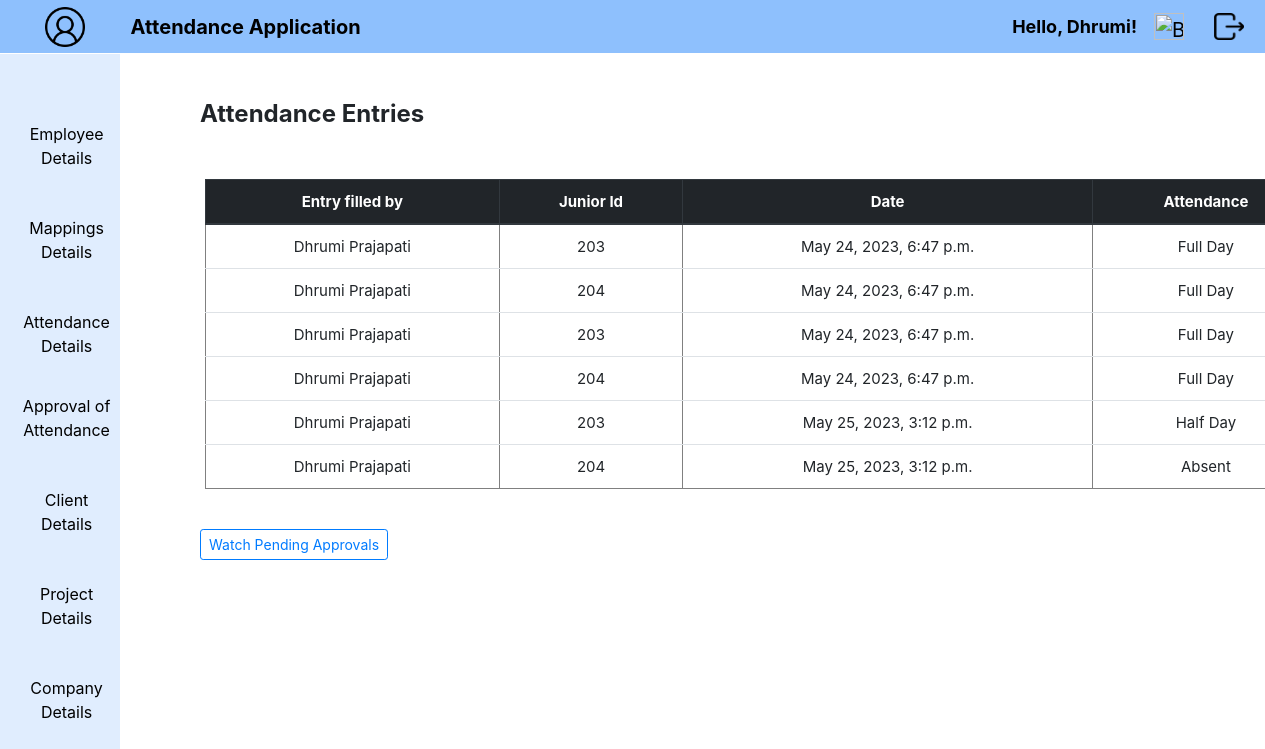
Page /AttEntry/ (signed in) on the earlier database version.
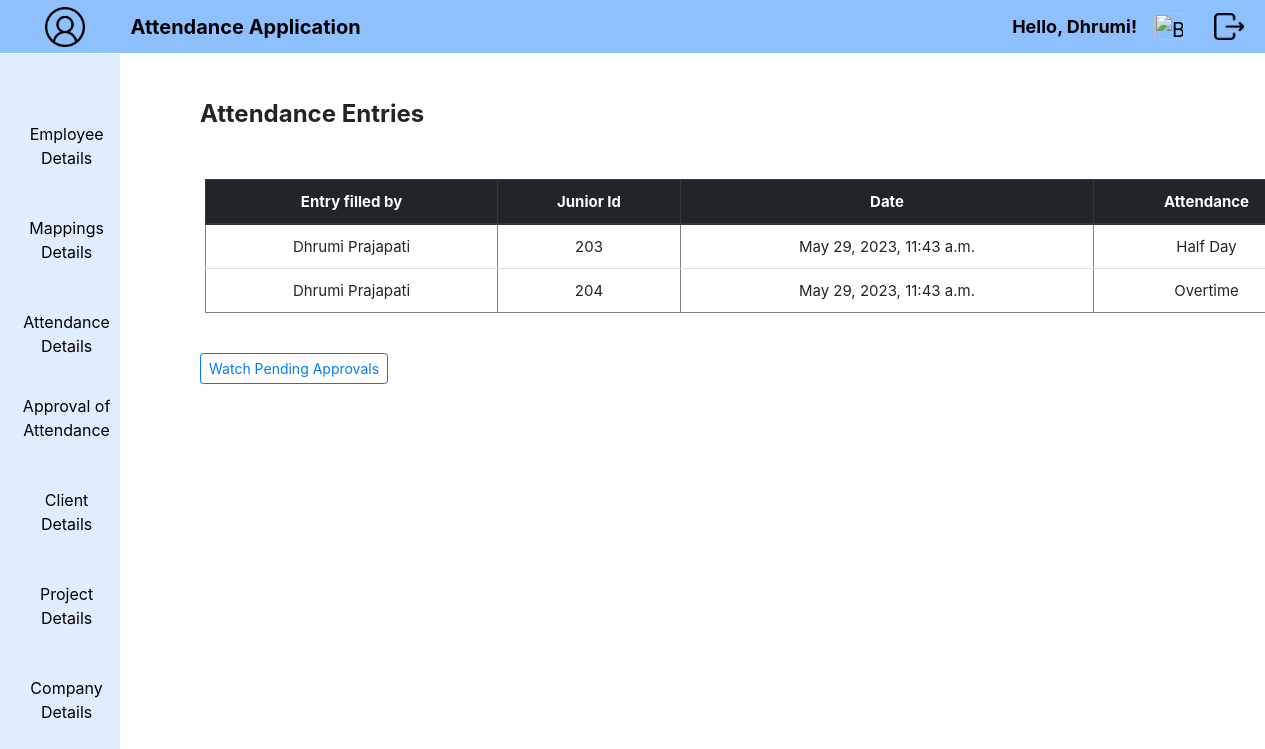
Same page on the later database version.
### Attendance/models.py (models this page shows, shortened)
class Attendance(models.Model):
        ATTENDANCE = (('Full Day','Full Day'),
                      ('Half Day','Half Day'),
                      ('Overtime','Overtime'),
                      ('Absent','Absent'),)
        user = models.ForeignKey(User, on_delete=models.CASCADE, default=None)
        tdate = models.DateTimeField(default=timezone.now, verbose_name='Today Date', editable=False)
        attendance = models.CharField(choices=ATTENDANCE, max_length=100, null=True, verbose_name='Attendance', default='Full Day')
        mapping = models.ForeignKey(Mapping, on_delete=models.CASCADE, default=None, null=True)
        class Meta:
                db_table = "Attendance"

class Mapping(models.Model):
        user = models.ForeignKey(User, on_delete=models.CASCADE, default=1)
        junior = models.CharField(max_length=255, null=True,verbose_name='Junior')
        class Meta:
                db_table = "Mapping"
        def __str__(self):
                if self.junior is not None:
                        return self.junior
                else:
                        return ""

### Attendance/views.py (the view)
# urls.py: path('AttEntry/',views.AttEntry,name='AttEntry'),
@login_required(login_url='loginview')
@never_cache
def AttEntry(request):
    data = Attendance.objects.filter(user=request.user)
    juniors  = Mapping.objects.filter(user=request.user)
    template = loader.get_template('AttEntry.html')
    context = {
        'attdata': data,
        'juniorsatt': juniors,
    }
    return HttpResponse(template.render(context, request))

### Attendance/templates/AttEntry.html (shortened to what this page needs)
{% extends "home.html" %}
{% load static %}
{% block content %}
{% block emp %}
{% block manager %}
<div class="emp">
  <h4 style="text-align: left; margin: 50px 0px 50px 50px;">
    <b>Attendance Entries</b>
  </h4>
  {% if attdata %}
  <table border='1' style="margin-left: 55;" class="table text-center">
    <thead class="thead-dark">
      <tr>
        <th scope="col">Entry filled by</th>
        <th scope="col">Junior Id</th>
        <th scope="col">Date</th>
        <th scope="col">Attendance</th>
      </tr>
    </thead>
    <tbody>
      {% for x in attdata %}
      <tr>
        <td>{{ x.user.get_full_name }}</td>
        <td>{{ x.mapping }}</td>
        <td>{{ x.tdate }}</td>
        <td>{{ x.attendance }}</td>
      </tr>
      {% endfor %}
    </tbody>
  </table>
  <div style="margin-left: 50px;">
    <br>
    <a href="{% url 'tasklist' %}"  class="btn btn-outline-primary btn-sm">Watch Pending Approvals</a>
  </div>
</div>
{% endif %}
{% endblock %}
{% endblock %}
{% endblock %}

Differences in the rows shown:
removed Attendance: user.get_full_name "Dhrumi Prajapati", mapping "203", tdate "May 24, 2023, 6:47 p.m.", attendance "Full Day"
removed Attendance: user.get_full_name "Dhrumi Prajapati", mapping "204", tdate "May 24, 2023, 6:47 p.m.", attendance "Full Day"
removed Attendance: user.get_full_name "Dhrumi Prajapati", mapping "203", tdate "May 24, 2023, 6:47 p.m.", attendance "Full Day"
removed Attendance: user.get_full_name "Dhrumi Prajapati", mapping "204", tdate "May 24, 2023, 6:47 p.m.", attendance "Full Day"
removed Attendance: user.get_full_name "Dhrumi Prajapati", mapping "203", tdate "May 25, 2023, 3:12 p.m.", attendance "Half Day"
removed Attendance: user.get_full_name "Dhrumi Prajapati", mapping "204", tdate "May 25, 2023, 3:12 p.m.", attendance "Absent"
added Attendance: user.get_full_name "Dhrumi Prajapati", mapping "203", tdate "May 29, 2023, 11:43 a.m.", attendance "Half Day"
added Attendance: user.get_full_name "Dhrumi Prajapati", mapping "204", tdate "May 29, 2023, 11:43 a.m.", attendance "Overtime"
